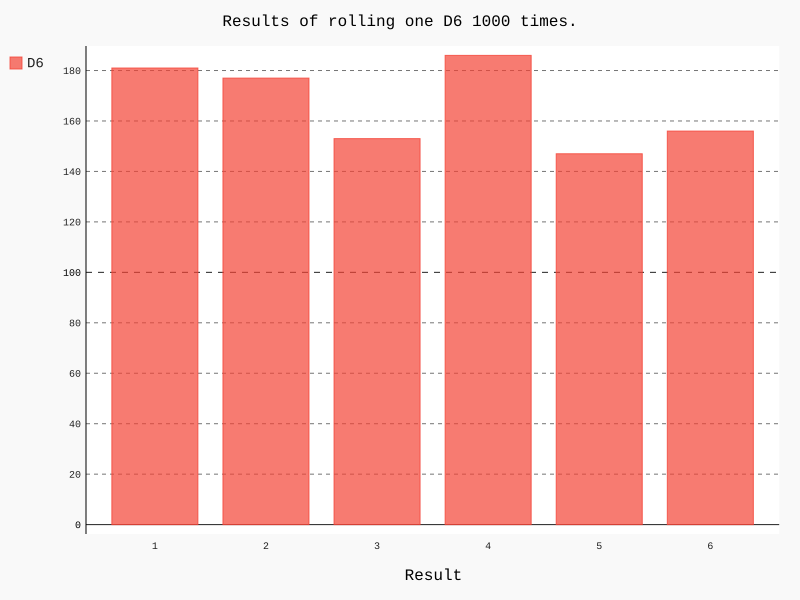

Recreate this plot in Python.
import pygal
from die import Die

# Create a D6
die = Die()

# Make some rills, and store the results in a list
results = [die.roll() for roll_num in range(1000)]

# Analyse the results
frequencies = [results.count(value) for value in range(1, die.num_sides+1)]

# Visualise the results.
hist = pygal.Bar()

hist.title = "Results of rolling one D6 1000 times."
hist.x_labels = [str(x) for x in range(1, die.num_sides+1)]
hist.x_title = "Result"
hist._y_title = "Frequency of Result"

hist.add('D6', frequencies)
hist.render_to_file('c15e6_automatic_labels_die_visual.svg')
